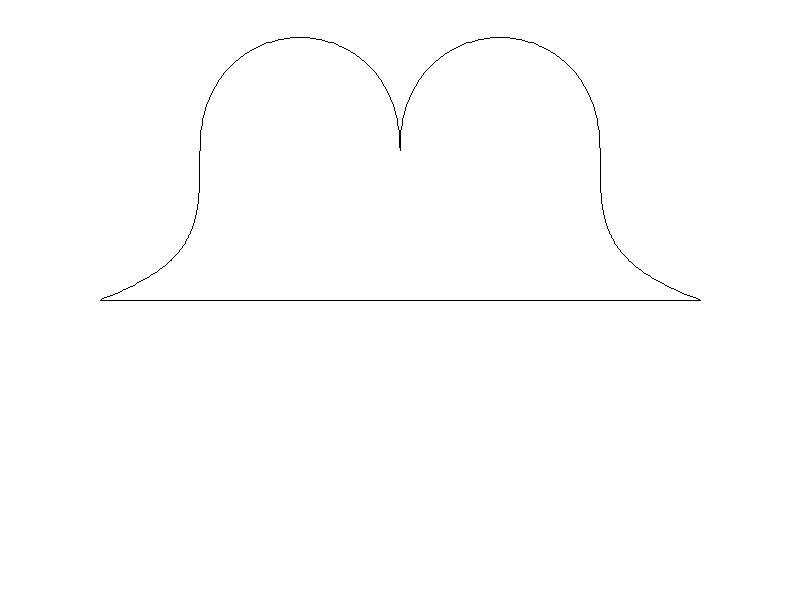

Recreate this plot in Python.
import random
from PIL import Image, ImageDraw #Подключим необходимые библиотеки

def sign(x): # знак числа
        if x > 0:
                return 1
        if x < 0:
                return -1
        return 0
def line(x1, y1, x2, y2):  # рисуем линию из точки (x1,y1) в точку (x2,y2)
        dX = abs(x2 - x1)
        dY = abs(y2 - y1)
        if dX >= dY: # если наклон по X больше Y, то X меняем на 1 и смотрим Y
            if x1 > x2: # если точка 2 правее точки 1, меняем их местами
                    x1, x2 = x2, x1
                    y1, y2 = y2, y1
            err = 0 # накапливаемая "ошибка"
            dErr = dY
            y = y1
            dirY = sign(y2 - y1)
            for x in range(x1, x2 + 1):
                    draw.point((x,y),(0,0,0))
                    err += dErr
                    if err + err >= dX:
                            y += dirY
                            err -= dX
        else: # если наклон по Y больше, то, наоборот, Y меняем на 1 и смотрим X
            if y1 > y2: # если точка 2 ближе точки 1, меняем их местами
                    x1, x2 = x2, x1
                    y1, y2 = y2, y1
            err = 0 # накапливаемая "ошибка"
            dErr = dX
            x = x1
            dirX = sign(x2 - x1)
            for y in range(y1, y2 + 1):
                    draw.point((x,y),(0,0,0))
                    err += dErr
                    if err + err >= dY:
                            x += dirX
                            err -= dY
def bezie(p0, p1, p2, p3):
	oldBx = p0[0]
	oldBy = p0[1]
	for i in range(101):
		t = i / 100
		Bx = int((1-t)*(1-t)*(1-t)*p0[0] + 3*t*(1-t)*(1-t)*p1[0] + 3*t*t*(1-t)*p2[0] + t*t*t*p3[0])
		By = int((1-t)*(1-t)*(1-t)*p0[1] + 3*t*(1-t)*(1-t)*p1[1] + 3*t*t*(1-t)*p2[1] + t*t*t*p3[1])
		line(oldBx, oldBy, Bx, By)
		oldBx = Bx
		oldBy = By

image = Image.open("white.jpg") #Открываем изображение
draw = ImageDraw.Draw(image) #Создаем инструмент для рисования
width  = image.size[0] #Определяем ширину 
height = image.size[1] #Определяем высоту 	
pix = image.load() #Выгружаем значения пикселей



bezie((width//4,height//4), (width//4,0), 
      (width//2,0), (width//2,height//4))
bezie((width//2,height//4), (width//2,0), 
      (width*3//4,0), (width*3//4,height//4))
bezie((width//4,height//4), (width//4,height*3//8),
      (width//4, height*7//16), (width//8, height//2))
bezie((width*3//4,height//4), (width*3//4,height*3//8), 
      (width*3//4, height*7//16), (width*7//8, height//2))
line(width//8, height//2, width*7//8, height//2)
#image.show()
image.save("3+.jpg")
del draw
